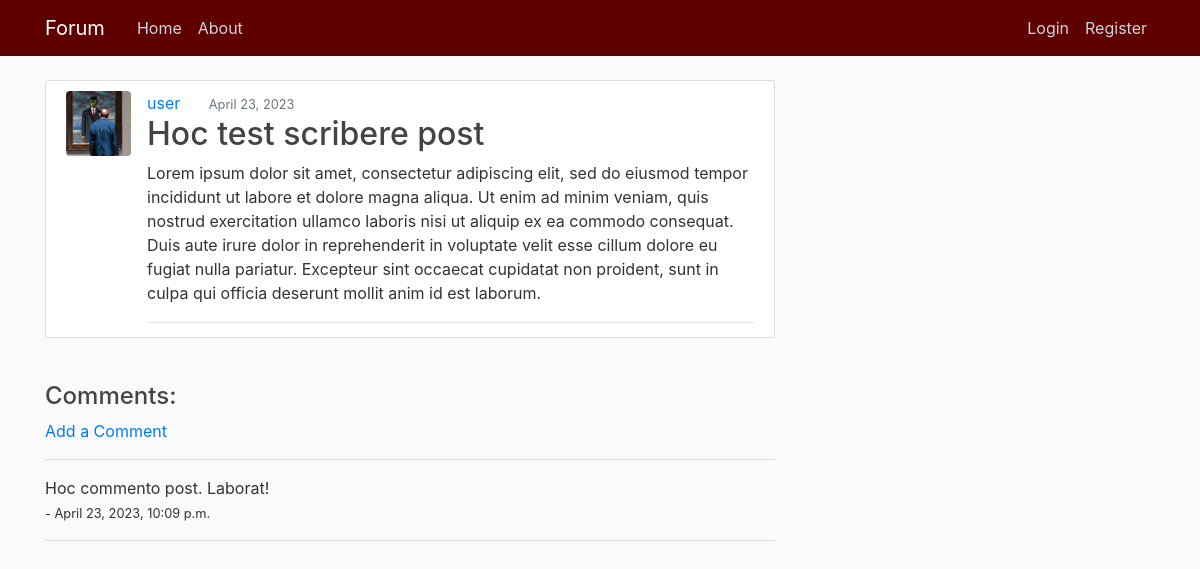
The page /post/39/ on the database its author committed.
### blog/models.py (models this page shows, shortened)
class Post(models.Model):
    title = models.CharField(max_length=150)                    # Title field for 150 characters
    content = models.TextField()                                # Text field
    date_posted = models.DateTimeField(default=timezone.now)    # Time Stamp for the defaults Time Zone
    author = models.ForeignKey(User, on_delete=models.CASCADE)  # User if User gets delete, so are its Posts

class Comment(models.Model):
    post = models.ForeignKey(Post, related_name="comments", on_delete=models.CASCADE)
    name = models.CharField(max_length=255)
    body = models.TextField()
    date_commented = models.DateTimeField(auto_now_add=True)

### users/models.py (models this page shows, shortened)
class Profile(models.Model):
    user = models.OneToOneField(User, on_delete=models.CASCADE)
    image = models.ImageField(default='default.png' or 'default_a', upload_to='profile_img')

### blog/views.py (the view)
# urls.py: path('post/<int:pk>/', PostDetailView.as_view(), name='post-detail'),
class PostDetailView(DetailView):
    model = Post

### blog/templates/blog/post_detail.html (shortened to what this page needs)
{% extends "blog/base.html" %}
{% block content %}
    <article class="media content-section">
        <img class="rounded img-frame" src="{{ object.author.profile.image.url }}" alt="">
        <div class="media-body">
        <div class="row no-gutters article-metadata">
            <div class="col-12 col-sm-6 col-md-8">
            <a class="mr-4" href="{% url 'post-user' object.author.username %}">{{ object.author }}</a>
            <small class="text-muted">{{ object.date_posted|date:"N d, Y" }}</small>
        </div>
        <h2 class="article-title">{{ object.title }}</h2>
        <p class="article-content">{{ object.content }}</p>
        </div>
    </article>
    <br>
    <h4>Comments:</h4>
    {% if not post.comments.all %}
    <em>No Comments...</em>
    <br>
    <a href="{% url 'post-comment' post.pk %}">Add a Comment</a>
    {% else %}
    <a href="{% url 'post-comment' post.pk %}">Add a Comment</a>
        {% for comment in post.comments.all %}
        <hr>
        {{ comment.body}}
        <br>
        <small>
            {{ comment.name }} -
            {{ comment.date_commented}}
        </small>
        <hr>
        {% endfor %}
    {% endif %}
{% endblock %}

### blog/static/css/style.css (style rules this page uses)
body { background: #fafafa; color: #333333; margin-top: 5rem; }
h1, h2, h3, h4, h5, h6 { color: #444444; }
.content-section { background: #ffffff; padding: 10px 20px; border: 1px solid #dddddd; border-radius: 3px; margin-bottom: 20px; }
.article-title { color: #444444; }
.article-content { white-space: pre-line; }
.img-frame { height: 65px; width: 65px; margin-right: 16px; }
.article-metadata { padding-bottom: 1px; margin-bottom: 4px; border-bottom: 1px solid #e3e3e3 }

### rows shown on the page
Post: author.profile.image (placeholder picture), author "user", date_posted "April 23, 2023", title "Hoc test scribere post", content "Lorem ipsum dolor sit amet, consectetur adipiscing elit, sed do eiusmod tempor incididunt ut labore et dolore magna aliqua. Ut enim ad minim veniam, quis nostrud exercitation ullamco laboris nisi ut aliquip ex ea commodo consequat. Duis aute irure dolor in reprehenderit in voluptate velit esse cillum dolore eu fugiat nulla pariatur. Excepteur sint occaecat cupidatat non proident, sunt in culpa qui officia deserunt mollit anim id est laborum."
Comment: body "Hoc commento post. Laborat!", date_commented "April 23, 2023, 10:09 p.m."
